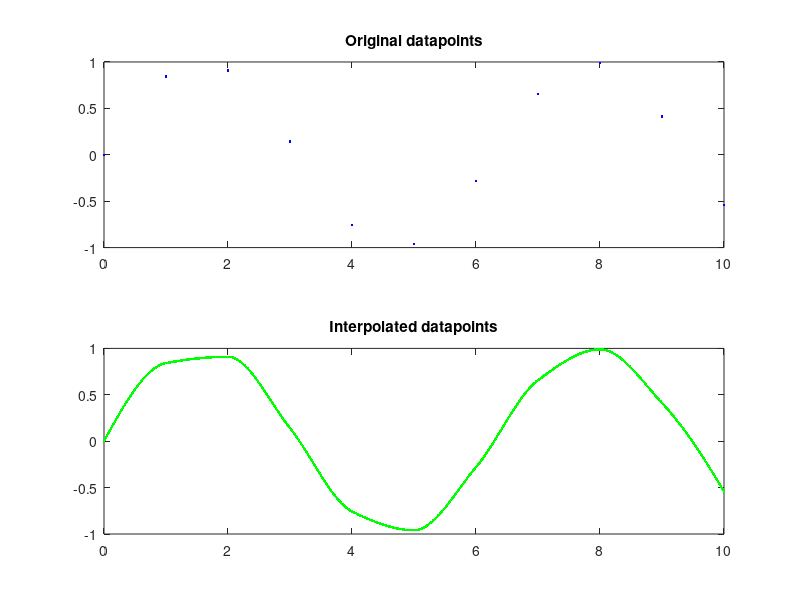

This chart was generated by the following MATLAB code:
function [] = interp_sandbox

x = 0:10;
y = sin(x);

xx = min(x):0.01:max(x);
yy = interp1(x,y,xx,'pchip');

figure; 

subplot(2,1,1);
plot(x,y, '.b');
title('Original datapoints');
subplot(2,1,2);
plot(xx,yy,'.g');
title('Interpolated datapoints');

